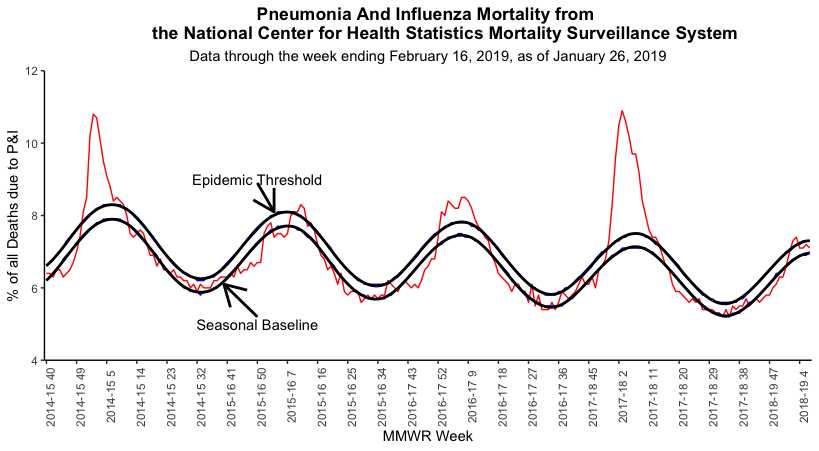

Write R code to recreate this figure.
library(ggplot2)

# Read the required data.
mort1 <- read.csv(file.choose())

# We make a custom column that will have the season and week.
mort1$S.W <- paste(mort1$SEASON, mort1$WEEK)


# We plot the data needed.
# We have the fixed plot as black line. 
# We then smoothen out the data so that it is a nice curved line. 
ggplot(mort1, aes(x=S.W, group = 1)) +
  geom_line(aes(y=PERCENT.P.I), colour = 'red') +
  geom_line(aes(y=THRESHOLD), colour = 'blue') +
  geom_line(aes(y=BASELINE), colour = 'blue') +
  geom_smooth(aes(y=BASELINE), method = lm, formula = y ~ splines::bs(x, 20), se = FALSE, colour = 'black') +
  geom_smooth(aes(y=THRESHOLD), method = lm, formula = y ~ splines::bs(x, 20), se = FALSE, colour = 'black') +
  scale_y_continuous(expand = c(0, 0), limits = c(4, 12), breaks=seq(4,12,2)) +
  scale_x_discrete(limits=mort1$S.W, breaks=mort1$S.W[c(T,F,F,F,F,F,F,F,F)]) +
  theme(plot.title = element_text(hjust = 0.5, face = 'bold'), panel.grid.major = element_blank(),
        panel.grid.minor = element_blank(),
        panel.background = element_blank(),
        plot.subtitle = element_text(hjust = 0.5)) +
  labs(fill = "ILI Activity Level",
       title = "Pneumonia And Influenza Mortality from 
       the National Center for Health Statistics Mortality Surveillance System", 
       subtitle = "Data through the week ending February 16, 2019, as of January 26, 2019",
       x = "MMWR Week",
       y = "% of all Deaths due to P&I") +
  annotate("text", x = '2015-16 50', y = 5, colour = "black", label="Seasonal Baseline") +
  annotate("text", x = '2015-16 50', y = 9, colour = "black", label="Epidemic Threshold") +
  annotate("segment", x = '2015-16 50',xend= '2015-16 3', y = 8.9, yend = 8.1, colour = " black", size=1, arrow=arrow()) +
  annotate("segment", x = '2015-16 50',xend= '2015-16 40', y = 5.2, yend = 6.1, colour = " black", size=1, arrow=arrow()) +
  theme(axis.text.x=element_text(angle=90),
        axis.line = element_line())
